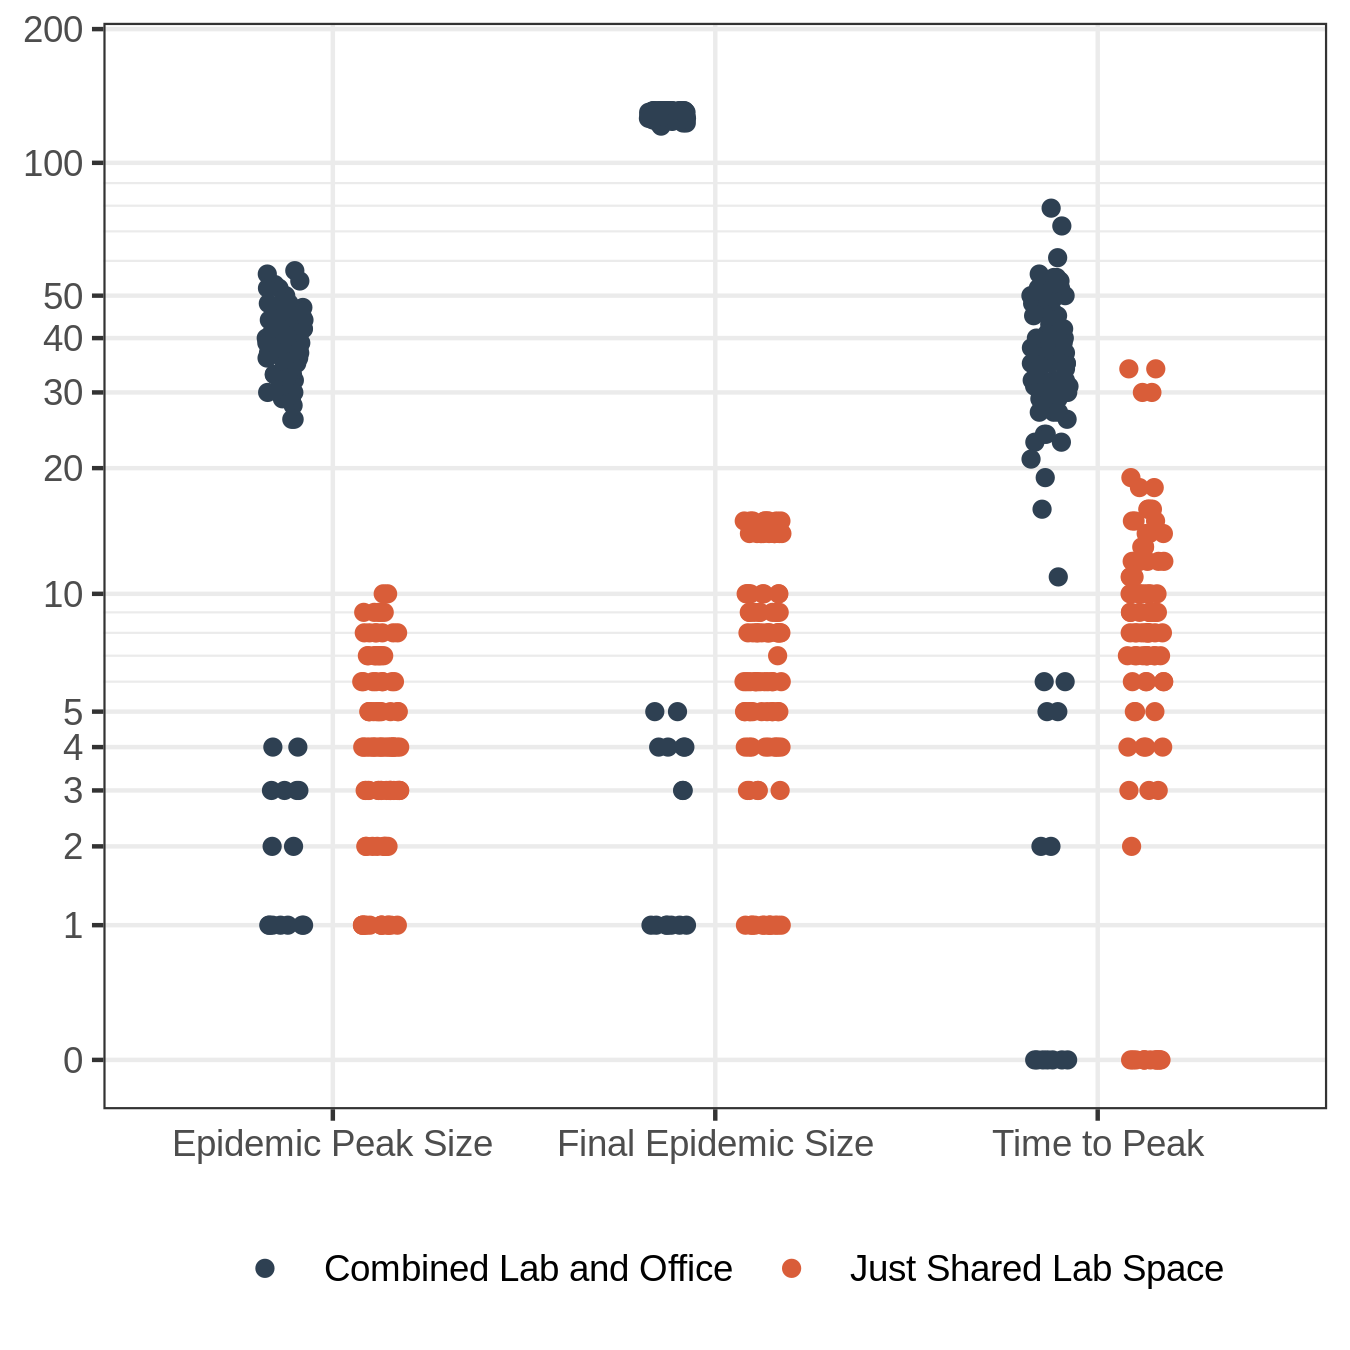

R code for this plot:
library(magrittr)
library(tidygraph)
library(tidyverse)
library(parallel)

source("../../simulate_disease_on_network.R")
source("../../generate_EEB_networks.R")

set.seed(0)


mycols <- c("#2e4052", "#d95d39")
theme_set(theme_bw())
time_max <- 150

summarise_disease_output <- function(disease_output) {
  timeseries <- disease_output %>%
    select(-number_infectious_neighbors, -prob_change_status) %>%
    as_tibble() %>%
    pivot_longer(names_to="time", values_to="status", matches("\\d+")) %>%
    mutate(time=as.integer(time),
           status=factor(status, levels=c("S", "E", "I", "R"), labels=c("Susceptible", "Exposed", "Infectious", "Removed"))) %>%
    count(status, time) %>%
    complete(status, nesting(time), fill=list(n=0))

  tibble(`Epidemic Peak Size` = timeseries %>% filter(status == "Infectious") %>% use_series(n) %>% max(),
         `Final Epidemic Size` = timeseries %>% filter(status == "Removed", time == max(time)) %>% use_series(n),
         dynamics_unfinished = timeseries %>% filter(status == "Infectious", time == max(time)) %>% use_series(n) %>% sum(),
         `Time to Peak` = timeseries %>% filter(status == "Infectious", n == `Epidemic Peak Size`) %>% use_series(time) %>% head(1))
}

epidemic_summary <- function(network, num_sims=100, cores=1) {
  mclapply(1:num_sims, mc.cores=cores, function(xx) {
    run_disease_network_simulation(time_max, network, "SEIR", beta=0.175, sigma=1/3.69, gamma=1/9.5) %>%
      summarise_disease_output() %>%
      mutate(rep = xx)
  }) %>% bind_rows()
}

EEB_nets <- generate_EEB_networks("../../")
g<-as_tbl_graph(EEB_nets$office)
h<-as_tbl_graph(EEB_nets$lab)
full_graph <- graph_join(g, h, by="name") %>% to_undirected() %>% simplify() %>% as_tbl_graph()

disease_simulations <- bind_rows(epidemic_summary(h, cores=7) %>% mutate(network="Just Shared Lab Space"),
                                 epidemic_summary(full_graph, cores=7) %>% mutate(network="Combined Lab and Office")) %>%
  pivot_longer(c(-rep, -network), names_to="metric", values_to="value")

disease_dynamics <- ggplot(disease_simulations %>% filter(metric != "dynamics_unfinished")) +
  aes(x=metric, y=value, colour=network) +
  geom_point(position=position_jitterdodge(jitter.width=0.1, dodge.width=0.5)) +
  scale_colour_manual(values=mycols) +
  coord_trans(y="log1p") +
  scale_y_continuous(breaks=c(0, 1, 2, 3, 4, 5, 10, 20, 30, 40, 50, 100, 200),
                     minor_breaks=c(6, 7, 8, 9, 60, 70, 80, 90),
                     limits=c(NA, 160)) +
  theme(axis.title=element_blank(),
        legend.position="bottom",
        legend.title=element_blank(),
        plot.title = element_text(size = rel(1.2), hjust = 0, face="bold", family="Computer Modern",
                                  vjust = 1, margin = margin(b = 5.5)), plot.title.position = "panel",
        plot.subtitle = element_text(size=rel(1), hjust = 0, vjust = 1, margin = margin(b = 5.5)))
ggsave(disease_dynamics, filename="disease_dynamics.tiff", width=4.5, height=4.5)
ggsave(disease_dynamics, filename="disease_dynamics.png", width=4.5, height=4.5)
